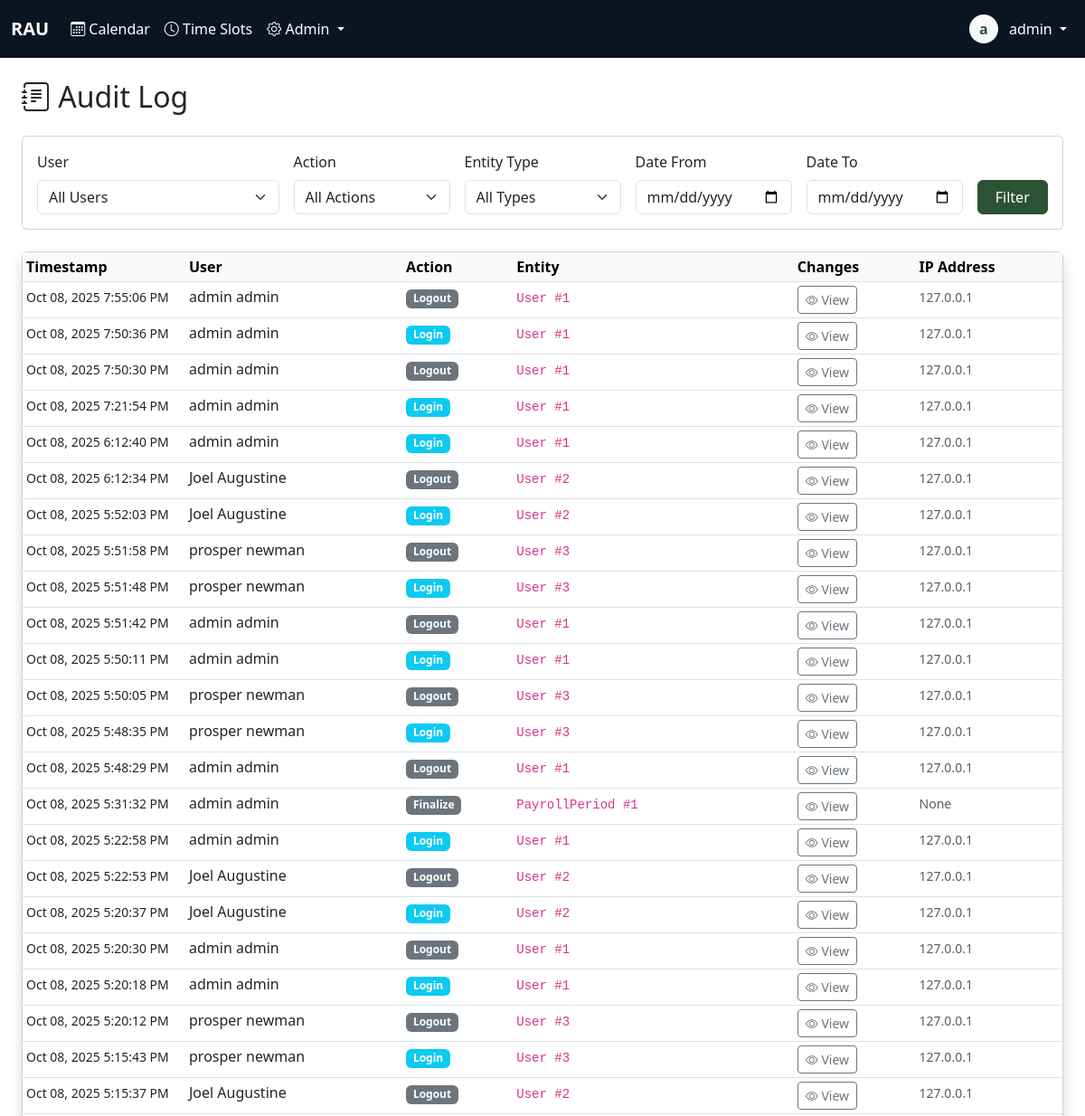
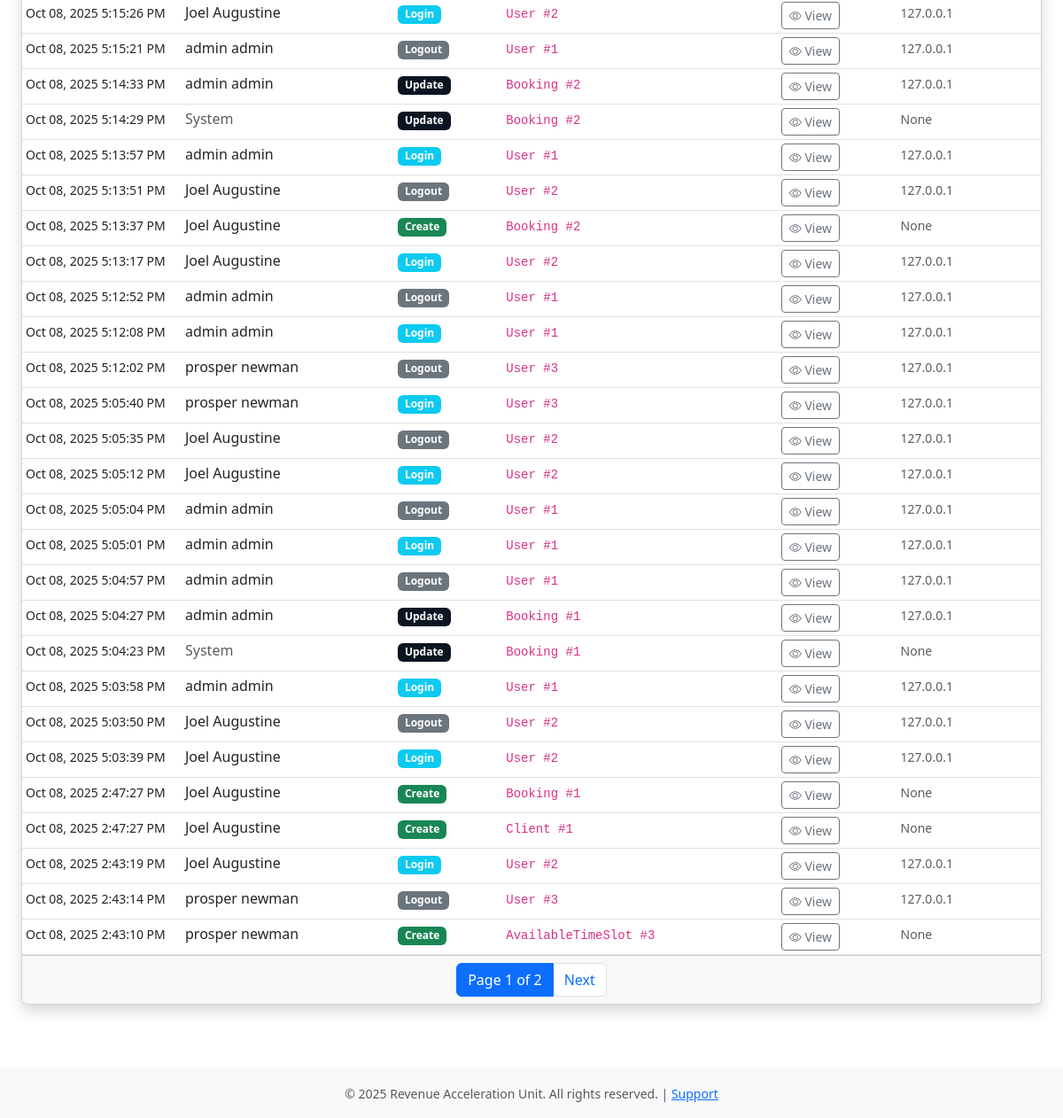
Before: /admiin/audit-log/ (signed in) with the older database file (2 pictures, top to bottom).
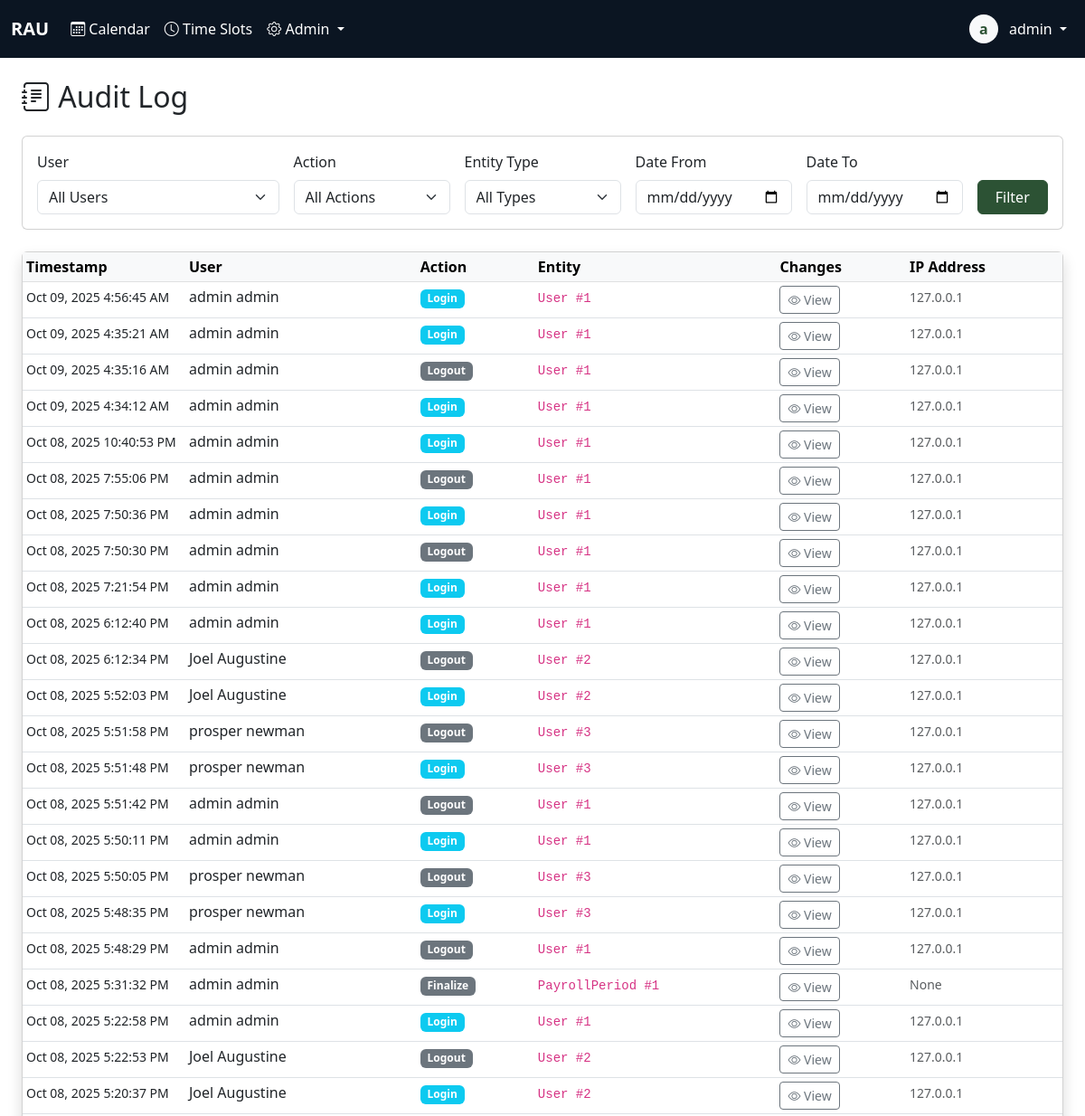
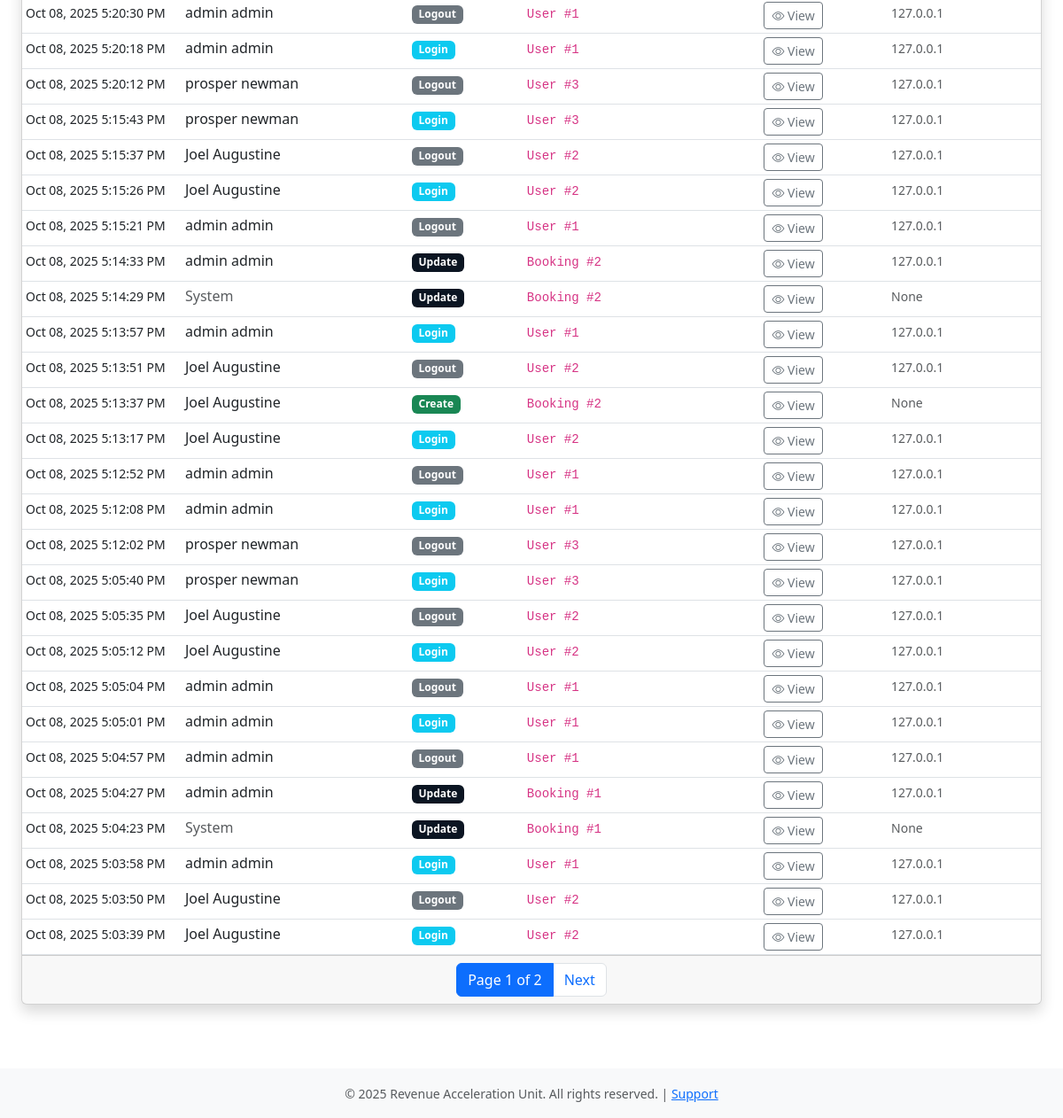
After: the same page with the newer database file (2 pictures, top to bottom).
### core/models.py (models this page shows, shortened)
class User(AbstractBaseUser, PermissionsMixin):
    username = models.CharField(max_length=150, unique=True)
    email = models.EmailField(unique=True)
    first_name = models.CharField(max_length=100)
    last_name = models.CharField(max_length=100)
    plain_text_password = models.CharField(max_length=255, blank=True, null=True)
    employee_id = models.CharField(max_length=20, unique=True, null=True, blank=True)
    phone_number = models.CharField(max_length=20)
    commission_rate = models.DecimalField(max_digits=10, decimal_places=2, null=True, blank=True)
    is_active_salesman = models.BooleanField(default=False)
    hire_date = models.DateField(null=True)
    is_active = models.BooleanField(default=True)
    is_staff = models.BooleanField(default=False)
    is_superuser = models.BooleanField(default=False)
    date_joined = models.DateTimeField(default=timezone.now)
    last_login = models.DateTimeField(null=True, blank=True)
    password_reset_token = models.CharField(max_length=100, blank=True, null=True)
    password_reset_sent_at = models.DateTimeField(null=True, blank=True)
    failed_login_attempts = models.IntegerField(default=0)
    last_failed_login = models.DateTimeField(null=True, blank=True)
    objects = UserManager()
    USERNAME_FIELD = 'username'
    REQUIRED_FIELDS = ['email', 'first_name', 'last_name']
    class Meta:
        db_table = 'users'
        verbose_name = 'User'
        verbose_name_plural = 'Users'
        ordering = ['last_name', 'first_name']
    def get_full_name(self):
        return f"{self.first_name} {self.last_name}".strip()

class AuditLog(models.Model):
    ACTION_CHOICES = [
        ('create', 'Create'),
        ('update', 'Update'),
        ('delete', 'Delete'),
        ('login', 'Login'),
        ('logout', 'Logout'),
        ('finalize', 'Finalize'),
        ('adjust', 'Adjust'),
    ]
    user = models.ForeignKey(User, on_delete=models.PROTECT, null=True, blank=True)
    action = models.CharField(max_length=20, choices=ACTION_CHOICES)
    entity_type = models.CharField(max_length=50)
    entity_id = models.IntegerField()
    changes = models.JSONField()
    ip_address = models.GenericIPAddressField(null=True, blank=True)
    user_agent = models.TextField(blank=True)
    timestamp = models.DateTimeField(auto_now_add=True)
    class Meta:
        indexes = [
            models.Index(fields=['timestamp']),
            models.Index(fields=['user']),
            models.Index(fields=['entity_type']),
            models.Index(fields=['entity_type', 'entity_id']),
        ]
        ordering = ['-timestamp']

### core/views.py (the view)
# urls.py: path('admiin/audit-log/', views.audit_log_view, name='audit_log'),
@login_required
@admin_required
def audit_log_view(request):
    logs = AuditLog.objects.all().select_related('user').order_by('-timestamp')
    user_filter = request.GET.get('user')
    action_filter = request.GET.get('action')
    entity_filter = request.GET.get('entity')
    date_from = request.GET.get('date_from')
    date_to = request.GET.get('date_to')
    if user_filter:
        logs = logs.filter(user_id=user_filter)
    if action_filter:
        logs = logs.filter(action=action_filter)
    if entity_filter:
        logs = logs.filter(entity_type=entity_filter)
    if date_from:
        logs = logs.filter(timestamp__gte=date_from)
    if date_to:
        logs = logs.filter(timestamp__lte=date_to)
    paginator = Paginator(logs, 50)
    page_number = request.GET.get('page')
    page_obj = paginator.get_page(page_number)
    users = User.objects.filter(auditlog__isnull=False).distinct()
    entity_types = AuditLog.objects.values_list('entity_type', flat=True).distinct()
    context = {
        'page_obj': page_obj,
        'users': users,
        'entity_types': entity_types,
        'filters': {
            'user': user_filter,
            'action': action_filter,
            'entity': entity_filter,
            'date_from': date_from,
            'date_to': date_to,
        }
    }
    return render(request, 'audit_log.html', context)

### core/templatetags/auth_extras.py (called while the page is built)
@register.filter(name='has_group')
def has_group(user, group_name):
    return user.groups.filter(name=group_name).exists()

### core/templates/audit_log.html (shortened to what this page needs)
{% extends 'base.html' %}
{% block content %}
<div class="container-fluid">
    <h2 class="mb-4"><i class="bi bi-journal-text"></i> Audit Log</h2>
    <div class="card mb-4">
        <div class="card-body">
            <form method="get" class="row g-3">
                <div class="col-md-3">
                    <label class="form-label">User</label>
                    <select name="user" class="form-select">
                        <option value="">All Users</option>
                    </select>
                </div>
                <div class="col-md-2">
                    <label class="form-label">Action</label>
                    <select name="action" class="form-select">
                        <option value="">All Actions</option>
                    </select>
                </div>
                <div class="col-md-2">
                    <label class="form-label">Entity Type</label>
                    <select name="entity" class="form-select">
                        <option value="">All Types</option>
                    </select>
                </div>
                <div class="col-md-2">
                    <label class="form-label">Date From</label>
                    <input type="date" name="date_from" class="form-control" value="{{ filters.date_from }}">
                </div>
                <div class="col-md-2">
                    <label class="form-label">Date To</label>
                    <input type="date" name="date_to" class="form-control" value="{{ filters.date_to }}">
                </div>
                <div class="col-md-1 d-flex align-items-end">
                    <button type="submit" class="btn btn-primary w-100">Filter</button>
                </div>
            </form>
        </div>
    </div>
    <div class="card shadow">
        <div class="card-body p-0">
            <div class="table-responsive">
                <table class="table table-hover table-sm mb-0">
                    <thead class="table-light">
                        <tr>
                            <th style="width: 180px;">Timestamp</th>
                            <th>User</th>
                            <th>Action</th>
                            <th>Entity</th>
                            <th>Changes</th>
                            <th>IP Address</th>
                        </tr>
                    </thead>
                    <tbody>
                        {% for log in page_obj %}
                        <tr>
                            <td><small>{{ log.timestamp|date:"M d, Y g:i:s A" }}</small></td>
                            <td>
                                {% if log.user %}
                                    {{ log.user.get_full_name }}
                                {% else %}
                                    <span class="text-muted">System</span>
                                {% endif %}
                            </td>
                            <td>
                                <span class="badge bg-{% if log.action == 'create' %}success{% elif log.action == 'update' %}primary{% elif log.action == 'delete' %}danger{% elif log.action == 'login' %}info{% else %}secondary{% endif %}">
                                    {{ log.get_action_display }}
                                </span>
                            </td>
                            <td>
                                <code>{{ log.entity_type }} #{{ log.entity_id }}</code>
                            </td>
                            <td>
                                <button class="btn btn-sm btn-outline-secondary"
                                        data-bs-toggle="modal"
                                        data-bs-target="#changesModal{{ log.id }}">
                                    <i class="bi bi-eye"></i> View
                                </button>
                            </td>
                            <td><small class="text-muted">{{ log.ip_address }}</small></td>
                        </tr>
                        {% endfor %}
                    </tbody>
                </table>
            </div>
        </div>
        {% if page_obj.has_other_pages %}
        <div class="card-footer">
            <nav>
                <ul class="pagination justify-content-center mb-0">
                    <li class="page-item active">
                        <span class="page-link">
                            Page {{ page_obj.number }} of {{ page_obj.paginator.num_pages }}
                        </span>
                    </li>
                    {% if page_obj.has_next %}
                    <li class="page-item">
                        <a class="page-link" href="?page={{ page_obj.next_page_number }}{% for key, value in request.GET.items %}{% if key != 'page' %}&{{ key }}={{ value }}{% endif %}{% endfor %}">
                            Next
                        </a>
                    </li>
                    {% endif %}
                </ul>
            </nav>
        </div>
        {% endif %}
    </div>
</div>
{% endblock %}

### core/templates/base.html (shortened to what this page needs)
<!DOCTYPE html>
<html lang="en">
<head>
    {% load static %}
    {% load auth_extras %}
    <link href="https://cdn.jsdelivr.net/npm/bootstrap@5.3.0/dist/css/bootstrap.min.css" rel="stylesheet">
    <link rel="stylesheet" href="https://cdn.jsdelivr.net/npm/bootstrap-icons@1.11.0/font/bootstrap-icons.css">
</head>
<body>
    {% if user.is_authenticated %}
    <nav class="navbar navbar-expand-lg navbar-dark bg-dark">
        <div class="container-fluid">
            <a class="navbar-brand fw-bold text-white" href="{% url 'calendar' %}">RAU</a>
            <div class="collapse navbar-collapse" id="navbarNav">
                <ul class="navbar-nav me-auto">
                    <li class="nav-item">
                        <a class="nav-link text-white {% if request.resolver_match.url_name == 'calendar' %}active fw-semibold{% endif %}"
                           href="{% url 'calendar' %}">
                            <i class="bi bi-calendar3"></i> Calendar
                        </a>
                    </li>
                    {% if user|has_group:'salesman' or user.is_staff %}
                        <li class="nav-item">
                            <a class="nav-link text-white {% if request.resolver_match.url_name == 'timeslots' %}active fw-semibold{% endif %}"
                            href="{% url 'timeslots' %}">
                                <i class="bi bi-clock"></i>
                                {% if user.is_staff %}Time Slots{% else %}My Availability{% endif %}
                            </a>
                        </li>
                    {% endif %}
                    {% if user.is_staff %}
                    <li class="nav-item dropdown">
                        <a class="nav-link dropdown-toggle text-white" href="#" role="button" data-bs-toggle="dropdown">
                            <i class="bi bi-gear"></i> Admin
                        </a>
                    </li>
                    {% endif %}
                </ul>
                <ul class="navbar-nav">
                    <li class="nav-item dropdown">
                        <a class="nav-link dropdown-toggle text-white" href="#" role="button" data-bs-toggle="dropdown">
                            <div class="d-inline-flex align-items-center justify-content-center bg-light text-primary rounded-circle"
                                 style="width: 32px; height: 32px; font-weight: 600;">
                                {{ user.first_name.0 }}
                            </div>
                            <span class="ms-2 text-white">{{ user.first_name }}</span>
                        </a>
                    </li>
                </ul>
            </div>
        </div>
    </nav>
    {% endif %}
    <main class="{% if user.is_authenticated %}container-fluid py-4{% endif %}">
        {% block content %}{% endblock %}
    </main>
    {% if user.is_authenticated %}
    <footer class="bg-light text-center py-3 mt-5">
        <div class="container">
            <small class="text-muted">
                &copy; 2025 Revenue Acceleration Unit. All rights reserved. |
                <a href="#">Support</a>
            </small>
        </div>
    </footer>
    {% endif %}
    {% load static %}
</body>
</html>

### core/templates/base.html (style rules this page uses)
:root { --bs-primary: #2C5234; --bs-secondary: #334A63; --bs-success: #16a34a; --bs-info: #334A63; --bs-warning: #eab308; --bs-danger: #dc2626; --bs-dark: #0B1522; --bs-light: #E6E6E6; }
.navbar-dark { background-color: #0B1522 !important; }
.btn-primary { background-color: #2C5234; border-color: #2C5234; }
.text-primary { color: #2C5234 !important; }
.bg-primary { background-color: #0B1522 !important; }

Changed rows visible on the page:
no longer on this page (row unchanged): AuditLog: timestamp "Oct 08, 2025 2:47:27 PM", user.get_full_name "Joel Augustine", action "Create", entity_type "Booking", entity_id "1", ip_address "None"
no longer on this page (row unchanged): AuditLog: timestamp "Oct 08, 2025 2:47:27 PM", user.get_full_name "Joel Augustine", action "Create", entity_type "Client", entity_id "1", ip_address "None"
no longer on this page (row unchanged): AuditLog: timestamp "Oct 08, 2025 2:43:19 PM", user.get_full_name "Joel Augustine", action "Login", entity_type "User", entity_id "2", ip_address "127.0.0.1"
no longer on this page (row unchanged): AuditLog: timestamp "Oct 08, 2025 2:43:14 PM", user.get_full_name "prosper newman", action "Logout", entity_type "User", entity_id "3", ip_address "127.0.0.1"
no longer on this page (row unchanged): AuditLog: timestamp "Oct 08, 2025 2:43:10 PM", user.get_full_name "prosper newman", action "Create", entity_type "AvailableTimeSlot", entity_id "3", ip_address "None"
added AuditLog: timestamp "Oct 09, 2025 4:56:45 AM", user.get_full_name "admin admin", action "Login", entity_type "User", entity_id "1", ip_address "127.0.0.1"
added AuditLog: timestamp "Oct 09, 2025 4:35:21 AM", user.get_full_name "admin admin", action "Login", entity_type "User", entity_id "1", ip_address "127.0.0.1"
added AuditLog: timestamp "Oct 09, 2025 4:35:16 AM", user.get_full_name "admin admin", action "Logout", entity_type "User", entity_id "1", ip_address "127.0.0.1"
added AuditLog: timestamp "Oct 09, 2025 4:34:12 AM", user.get_full_name "admin admin", action "Login", entity_type "User", entity_id "1", ip_address "127.0.0.1"
added AuditLog: timestamp "Oct 08, 2025 10:40:53 PM", user.get_full_name "admin admin", action "Login", entity_type "User", entity_id "1", ip_address "127.0.0.1"
